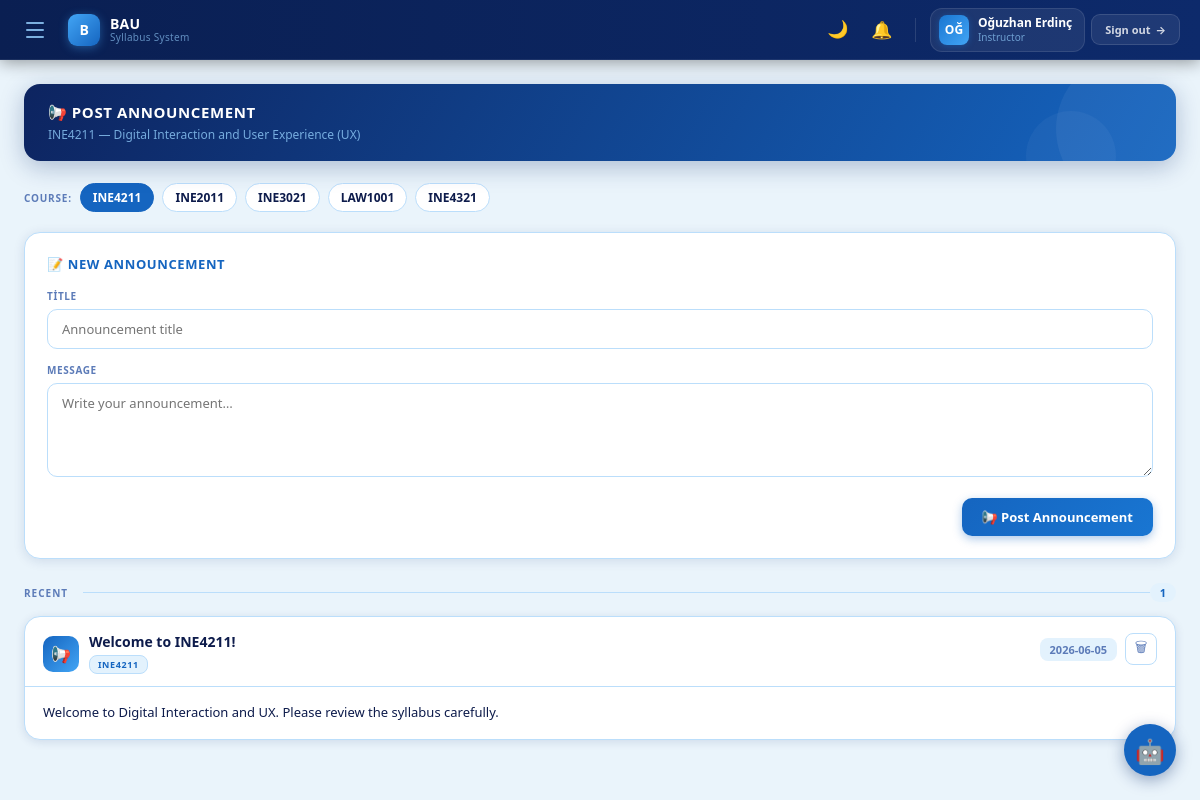
/course/1/announcements (signed in), run on the app's committed database.
### tables this page shows
CREATE TABLE courses (
        id INTEGER PRIMARY KEY AUTOINCREMENT,
        code TEXT UNIQUE NOT NULL,
        name TEXT NOT NULL,
        instructor_id INTEGER NOT NULL,
        department TEXT DEFAULT '',
        credit INTEGER DEFAULT 3,
        delivery TEXT DEFAULT 'face-to-face',
        course_type TEXT DEFAULT 'Departmental Elective',
        classroom TEXT DEFAULT '',
        schedule TEXT DEFAULT '',
        office TEXT DEFAULT '',
        office_hours TEXT DEFAULT '',
        email TEXT DEFAULT '',
        cv_link TEXT DEFAULT '',
        FOREIGN KEY(instructor_id) REFERENCES users(id)
    );

CREATE TABLE announcements (
        id INTEGER PRIMARY KEY AUTOINCREMENT,
        course_id INTEGER NOT NULL,
        title TEXT NOT NULL,
        body TEXT NOT NULL,
        created_at TIMESTAMP DEFAULT CURRENT_TIMESTAMP,
        FOREIGN KEY(course_id) REFERENCES courses(id)
    );

### app.py (the view, shortened to what this page needs)
@app.route("/course/<int:course_id>/announcements", methods=["GET", "POST"])
@login_required
def announcements(course_id):
    course = get_course(course_id)
    if not course:
        return redirect(url_for('dashboard'))
    if not can_access_course(course):
        return redirect(url_for('dashboard'))
    conn = get_conn()
    rows = conn.execute("SELECT * FROM announcements WHERE course_id=? ORDER BY created_at DESC",
                        (course_id,)).fetchall()
    conn.close()
    return render_template("announcements.html",
                           user=session, courses=get_user_courses(),
                           course=course, announcements=[dict(r) for r in rows])

### app.py (called while the page is built, shortened)
@app.context_processor
def inject_notif_count():
    if "user_id" in session:
        try:
            conn = get_conn()
            cnt = conn.execute(
                "SELECT COUNT(*) FROM notifications WHERE user_id=? AND is_read=0",
                (session["user_id"],)
            ).fetchone()[0]
            conn.close()
            return {"notif_count": cnt}
        except Exception:
            pass
    return {"notif_count": 0}

def login_required(f):
    from functools import wraps
    @wraps(f)
    def decorated(*args, **kwargs):
        if "user_id" not in session:
            return redirect(url_for("login"))
        return f(*args, **kwargs)
    return decorated

def get_user_courses():
    conn = get_conn()
    if session["role"] == "student":
        rows = conn.execute("""SELECT c.* FROM courses c
                               JOIN enrollments e ON e.course_id=c.id
                               WHERE e.student_id=?""", (session["user_id"],)).fetchall()
    else:
        rows = conn.execute("SELECT * FROM courses WHERE instructor_id=?",
                            (session["user_id"],)).fetchall()
    conn.close()
    return [dict(r) for r in rows]

def get_course(course_id):
    conn = get_conn()
    row = conn.execute("SELECT * FROM courses WHERE id=?", (course_id,)).fetchone()
    conn.close()
    return dict(row) if row else None

def can_access_course(course):
    if not course:
        return False
    if session.get("role") == "instructor":
        return course["instructor_id"] == session.get("user_id")

### db.py (called while the page is built)
def get_conn():
    conn = sqlite3.connect(DB_PATH)
    conn.row_factory = sqlite3.Row
    return conn

### templates/announcements.html (shortened to what this page needs)
{% extends "base.html" %}
{% set active_page = 'announcements' %}
{% block content %}
<div class="page-hdr">
  <div class="page-hdr-left">
    <h2>{% if user.role == 'instructor' %}📢 Post Announcement{% else %}📢 Announcements{% endif %}</h2>
    <p>{{ course.code }} — {{ course.name }}</p>
  </div>
</div>
{% if courses|length > 1 %}
<div class="course-selector">
  <span class="course-sel-label">Course:</span>
  {% for c in courses %}
    <a href="/course/{{ c.id }}/announcements"
       class="course-sel-chip {% if c.id == course.id %}active{% endif %}">
      {{ c.code }}
    </a>
  {% endfor %}
</div>
{% endif %}
{% if user.role == 'instructor' %}
<div class="post-form-card">
  <div class="post-form-title">📝 New Announcement</div>
  <form method="POST">
    <label for="ann-title">Title</label>
    <input id="ann-title" type="text" name="title" placeholder="Announcement title" required>
    <label for="ann-body">Message</label>
    <textarea id="ann-body" name="body" rows="4" placeholder="Write your announcement…" required></textarea>
    <div class="post-form-footer">
      <button type="submit" class="btn-post">📢 Post Announcement</button>
    </div>
  </form>
</div>
{% endif %}
{% if announcements %}
<div class="ann-section-hdr">
  <div class="ann-section-label" style="width:100%;">
    Recent &nbsp;
  </div>
  <span class="ann-count">{{ announcements|length }}</span>
</div>
{% for a in announcements %}
<div class="ann-card">
  <div class="ann-card-top">
    <div class="ann-title-row">
      <div class="ann-avatar">📢</div>
      <div>
        <div class="ann-title">{{ a.title }}</div>
        <span class="ann-course-tag">{{ course.code }}</span>
      </div>
    </div>
    <div class="ann-actions">
      <span class="ann-date-badge">{{ a.created_at[:10] if a.created_at else '' }}</span>
      {% if user.role == 'instructor' %}
      <form method="POST" action="/course/{{ course.id }}/announcements/{{ a.id }}/delete">
        <button type="submit" class="btn-del" title="Delete announcement" aria-label="Delete">🗑</button>
      </form>
      {% endif %}
    </div>
  </div>
  <div class="ann-body">{{ a.body }}</div>
</div>
{% endfor %}
{% else %}
<div class="empty-state">
  <div class="big">📢</div>
  No announcements yet.
</div>
{% endif %}
{% endblock %}

### templates/base.html (style rules this page uses)
* { box-sizing:border-box;margin:0;padding:0 }
:root { --navy:#0B2A6B;--navy-mid:#1565C0;--navy-light:#1A3A8A; --sky:#42A5F5;--sky-light:#90CAF9;--sky-pale:#E3F2FD; --white:#FFFFFF;--bg:#EAF4FB;--card-hdr:#0D47A1; --border:#BBDEFB;--text:#0D1B4B;--subtext:#5C7BB8; --green:#2E7D32;--red:#C62828; --card:#FFFFFF;--surface:#FFFFFF;--input-bg:#FFFFFF; --shadow:rgba(11,42,107,0.12);--shadow-strong:rgba(11,42,107,0.18); --chat-bg:#0D2B6E;--tile-light-bg:#D9E8F7;--tile-dark-bg:#0D2563; }
body { font-family:'Segoe UI',system-ui,-apple-system,sans-serif;background:var(--bg);color:var(--text);min-height:100vh;display:flex;flex-direction:column;transition:background .3s ease,color .3s ease; }
.page-hdr { background:linear-gradient(120deg,#0d2460 0%,#1565C0 100%); border-radius:16px;padding:18px 24px;margin-bottom:22px;color:#fff; display:flex;align-items:center;justify-content:space-between;gap:16px; flex-wrap:wrap; box-shadow:0 6px 24px rgba(11,42,107,.28); position:relative;overflow:hidden; }
.page-hdr::before { content:'';position:absolute;right:-30px;top:-30px; width:150px;height:150px;border-radius:50%; background:rgba(255,255,255,.05);pointer-events:none; }
.page-hdr::after { content:'';position:absolute;right:60px;bottom:-40px; width:90px;height:90px;border-radius:50%; background:rgba(255,255,255,.04);pointer-events:none; }
.page-hdr-left { position:relative;z-index:1;display:flex;flex-direction:column; }
.page-hdr-left h2 { font-size:15px;font-weight:800;letter-spacing:.6px;text-transform:uppercase;display:flex;align-items:center;gap:8px; }
.page-hdr > p,.page-hdr-left p { font-size:12px;color:rgba(144,202,249,.8);margin-top:4px;font-weight:500;position:relative;z-index:1; }

### data on the page
courses: code "INE4211", name "Digital Interaction and User Experience (UX)"
courses: code "INE2011"
courses: code "INE3021"
courses: code "LAW1001"
courses: code "INE4321"
announcements: title "Welcome to INE4211!", created_at "2026-06-05", body "Welcome to Digital Interaction and UX. Please review the syllabus carefully."

### other printed values
{{ (user.full_name or user.username)[:2] }} "OĞ"
{{ user.full_name or user.username }} "Oğuzhan Erdinç"
{{ user.role|capitalize }} "Instructor"
{{ announcements|length }} "1"
